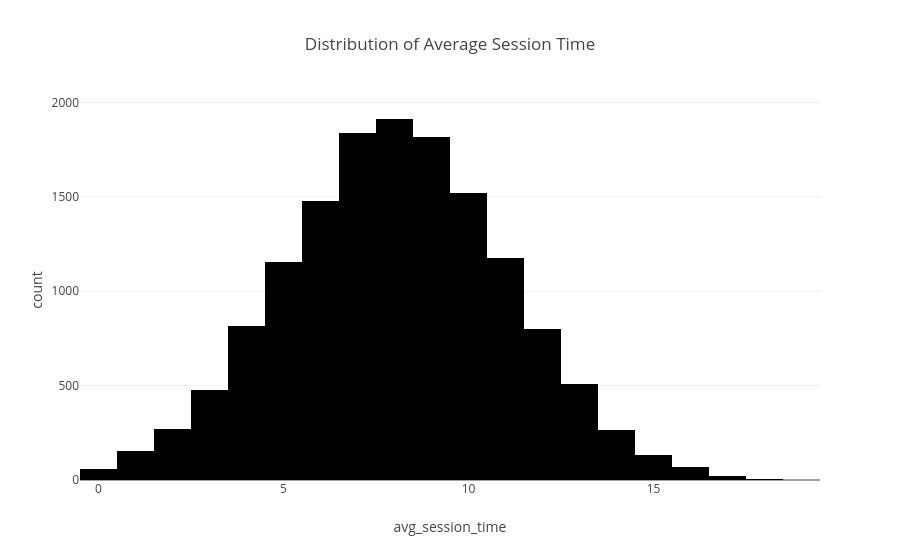

Notebook code for this chart:
### Code cell
#avg_session_time
px.histogram(
    df,
    x='avg_session_time',
    nbins=20,
    title='Distribution of Average Session Time'
)

### Figure 1 — Plotly figure (JSON) as saved in the notebook; plotly's stock layout.template omitted (floating-point values rounded to 4 significant figures; data arrays with more than 128 entries replaced by an {"elided": "..."} marker saying what was removed)
{"data": [{"bingroup": "x", "hovertemplate": "avg_session_time=%{x}<br>count=%{y}<extra></extra>", "legendgroup": "", "marker": {"color": "#000001", "pattern": {"shape": ""}}, "name": "", "nbinsx": 20, "orientation": "v", "showlegend": false, "type": "histogram", "x": {"elided": "14484 float values"}, "xaxis": "x", "yaxis": "y"}], "layout": {"barmode": "relative", "legend": {"tracegroupgap": 0}, "title": {"text": "Distribution of Average Session Time"}, "xaxis": {"anchor": "y", "domain": [0, 1], "title": {"text": "avg_session_time"}}, "yaxis": {"anchor": "x", "domain": [0, 1], "title": {"text": "count"}}}}
